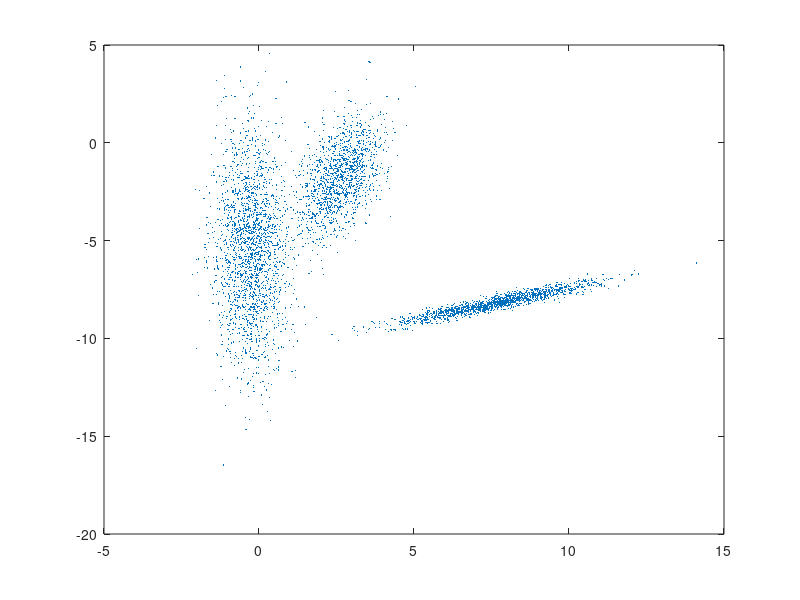

The MATLAB script that drew this image: (Note: this script raises an error after producing the figure.)
%% generate the data set
N = 3;
Ps = 1.2*randn(N,2,2);
us = 5*randn(2,N);
ps = rand(N,1).*rand(N,1);
T = 5000;
v = zeros(2,N);
for t=1:T
    k = N;
    for i=1:N
        if rand < ps(i)
            k = i;
            break;
        end
    end
    v(:,t) = us(:,k)+reshape(Ps(k,:,:),[2 2])*randn(2,1);
end
clf;
plot(v(1,:),v(2,:),'.','Markersize',3)
%%
Data = v;
Data_size = size(Data,2);
Num_clusters = 3;
Dimension = 2;
init_pts = 5*randn(Dimension,Num_clusters);
zs = zeros(Data_size,1);
for i=1:Data_size
    dists = zeros(Num_clusters,1);
    for c=1:Num_clusters
        dists(c) = norm(Data(:,i)-init_pts(:,c));
    end
    [~,zs(i)] = min(dists);
end
%[~,zs] = randi(Num_clusters,Data_size,1); % cluster assignments, initialized randomly
mus = zeros(Dimension,Num_clusters); % the means for each cluster
for c=1:Num_clusters
    mus(:,c) = sum(Data(:,logical(zs==c)),2);
end
Js = zeros(Dimension,Dimension,Num_clusters); % the matrix hyperparameters for each cluster
for i=1:Data_size
    Js(:,:,zs(i)) = Js(:,:,zs(i)) + Data(:,i)*Data(:,i)';
end
counts = zeros(Num_clusters,1); % the count of the number of data assigned to each cluster
for c=1:Num_clusters
    counts(c) = sum(zs==c);
end

Num_steps = 300000;

global conc u0 s0 dof dof2;
conc = 1.0; % concentration parameter for the Dirichlet prior
u0 = zeros(Dimension,1);
s0 = eye(Dimension);
dof = 2.1; % degree-of-freedom parameter for the Wishart prior
dof2 = 0.1;

for t=1:Num_steps
    % MCMC step: pick a data point at random and propose to move it to a new
    % cluster, then update the cluster parameters
    index = randi(Data_size);
    datum = Data(:,index);
    cur_cluster = zs(index);
    prop_cluster = randi(Num_clusters);
%    mean = @(c) mus(:,c)/(counts(c)+dof);
%    cov = @(c) (Js(:,:,c)-mus(:,c)*mus(:,c)'/(counts(c)+1e-12) + ...
%        dof*eye(Dimension))/(counts(c)+dof);
%    logscorer = @(c) -0.5*(datum-mean(c))'*cov(c)*(datum-mean(c)) + log(counts(c)+conc) + 0.5*log(det(cov(c)/(2*pi)));
    logscorer = @(c) logpdf(datum,mus(:,c),Js(:,:,c),counts(c));
    cur_cluster_logscore = logscorer(cur_cluster);
    prop_cluster_logscore = logscorer(prop_cluster);
    if log(rand()) < prop_cluster_logscore - cur_cluster_logscore
%        disp('Accepted')
        zs(index) = prop_cluster;
        counts(cur_cluster) = counts(cur_cluster) - 1;
        mus(:,cur_cluster) = mus(:,cur_cluster) - datum;
        Js(:,:,cur_cluster) = Js(:,:,cur_cluster) - datum*datum';
        counts(prop_cluster) = counts(prop_cluster) + 1;
        mus(:,prop_cluster) = mus(:,prop_cluster) + datum;
        Js(:,:,prop_cluster) = Js(:,:,prop_cluster) + datum*datum';
    else
%        disp('Rejected')
    end
    if mod(t,3000) == 0
        getmean=@(c)getmu(mus(:,c),counts(c));
        getcov=@(c)getsig(mus(:,c),Js(:,:,c),counts(c));
        mu1=getmean(1);
        mu2=getmean(2);
        mu3=getmean(3);
        fprintf(1,'trial %d, mu1=(%f,%f), mu2=(%f,%f), mu3=(%f,%f)\n',t,mu1(1),mu1(2),...
            mu2(1),mu2(2),mu3(1),mu3(2));
        clf;
        hold on;
        plot(Data(1,logical(zs==1)),Data(2,logical(zs==1)),'r.','Markersize',1);
        drawgaussian(mu1,getcov(1),'r');
        plot(Data(1,logical(zs==2)),Data(2,logical(zs==2)),'g.','Markersize',1);
        drawgaussian(mu2,getcov(2),'g');
        plot(Data(1,logical(zs==3)),Data(2,logical(zs==3)),'b.','Markersize',1);
        drawgaussian(mu3,getcov(3),'b');
        drawnow;
%        pause;
    end
end
%%
N = 10000;
S = zeros(2,N);
S(:,1) = randn(2,1);
for i=2:N
    S(:,i) = [[0.995 -0.05];[0.05 0.995]]*S(:,i-1);
end
plot(S(1,:),S(2,:));
%%
T = S+1.0*randn(2,N);
plot(T(1,:),T(2,:))
%%
R = T;
